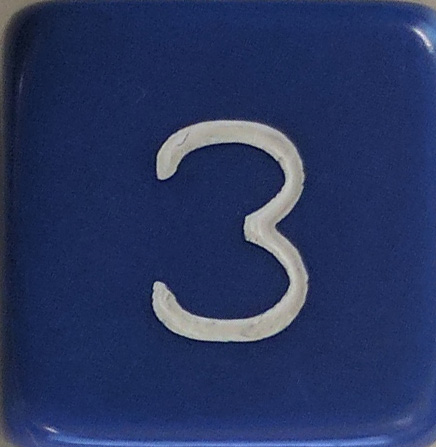
#> input picture RaspiPython/3.png, 436 x 447 px
$ python opencvSIFT2.py
#> lines starting #> are read from the running program, lines starting #| are printed output that depends on the picture; after the words box and inside, x2 and y2 are one past the last pixel; in counts of white or black regions, pixels touching at a corner belong together; pictures that were not available may be replaced by others from this repository, and a replacement may not be noted
import numpy as np
import cv2
from matplotlib import pyplot as plt

MIN_MATCH_COUNT = 10

img1 = cv2.imread('3.png',0)          # queryImage
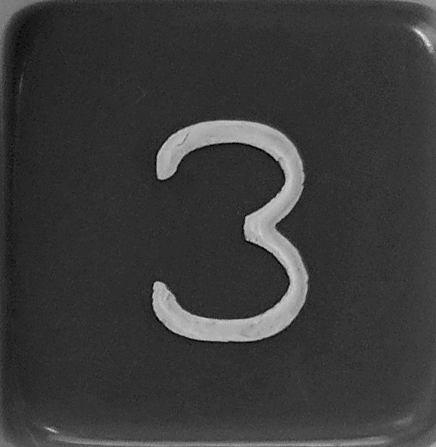
#> img1: shape (447, 436); min 0, max 237, mean 57.5
img2 = cv2.imread('image.png',0) # trainImage
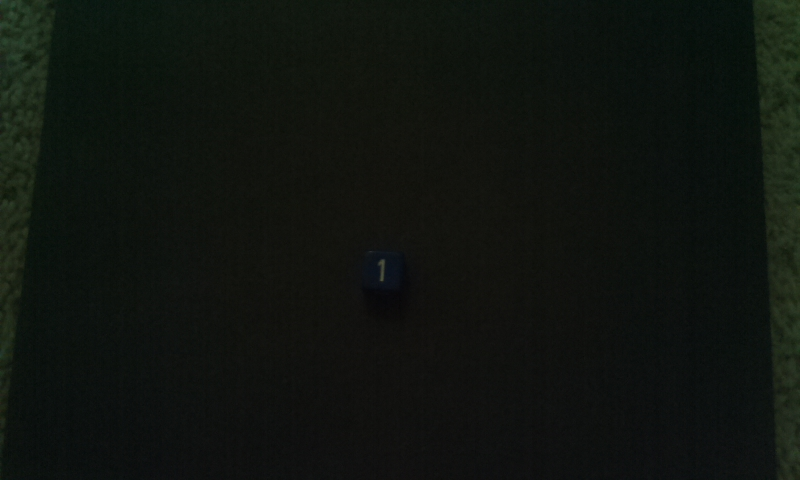
#> input picture RaspiPython/image.jpg, 800 x 480 px, given in place of image.png, which was not available
#> img2: shape (480, 800); min 6, max 77, mean 18.4

canny1 = cv2.Canny(img1, 100, 200)
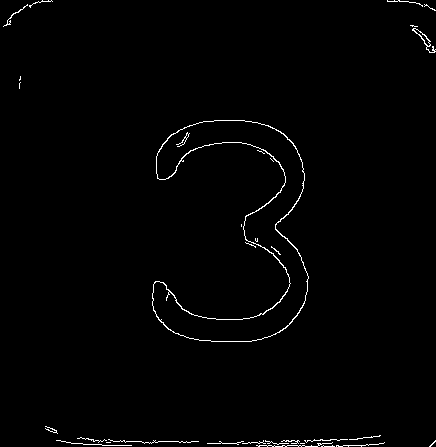
#> canny1: shape (447, 436); 1.1% white in thin lines or dots
canny2 = cv2.Canny(img2, 100, 200)
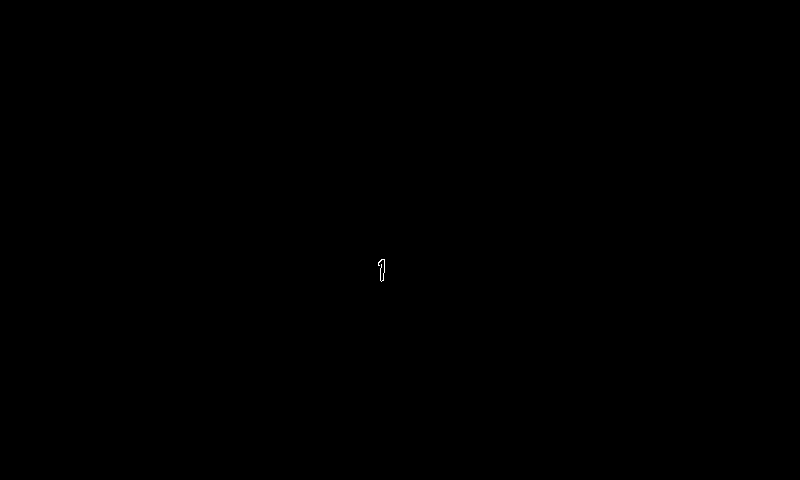
#> canny2: shape (480, 800); 0.01% white in thin lines or dots, all inside (x1, y1, x2, y2) = (378, 259, 385, 282)


# Import ORB as SIFT to avoid confusion.
try:
    from cv2 import ORB as SIFT

    print("Successfully imported ORB!")
except ImportError:
    try:
        from cv2 import SIFT

        print("Successfully imported SIFT!")
    except ImportError:
        try:
            SIFT = cv2.ORB_create
            print("Successfully imported cv2.ORB_create")
        except:
            raise AttributeError("Version of OpenCV(%s) does not have SIFT / ORB."
                                 % cv2.__version__)

# Initiate SIFT detector
sift = cv2.ORB_create()

# find the keypoints and descriptors with SIFT
kp1, des1 = sift.detectAndCompute(canny1, None)
#> kp1 = 472 keypoints; strongest (x, y, size): (253, 243, 31), (166, 289, 31), (179, 162, 31), (170, 295, 37.2)
kp2, des2 = sift.detectAndCompute(canny2, None)
#> kp2 = 28 keypoints; strongest (x, y, size): (382, 263, 37.2), (382, 259, 37.2), (384, 259, 37.2), (380, 280, 37.2)

FLANN_INDEX_KDTREE = 0
index_params = dict(algorithm = 0,
                   table_number = 12, # 12
                   key_size = 20,     # 20
                   multi_probe_level = 1) #)
search_params = dict(checks = 50)

flann = cv2.FlannBasedMatcher(index_params, search_params)

matches = flann.knnMatch(np.float32(des1),np.float32(des2),k=2)
#> matches = 472 matches

# store all the good matches as per Lowe's ratio test.
good = []
for m,n in matches:
    if m.distance < 0.7*n.distance:
        good.append(m)
#> after the loop, good = 3 matches

if len(good)>MIN_MATCH_COUNT:
    src_pts = np.float32([ kp1[m.queryIdx].pt for m in good ]).reshape(-1,1,2)
    dst_pts = np.float32([ kp2[m.trainIdx].pt for m in good ]).reshape(-1,1,2)

    M, mask = cv2.findHomography(src_pts, dst_pts, cv2.RANSAC,5.0)
    matchesMask = mask.ravel().tolist()

    h,w = img1.shape
    pts = np.float32([ [0,0],[0,h-1],[w-1,h-1],[w-1,0] ]).reshape(-1,1,2)
    dst = cv2.perspectiveTransform(pts,M)

    img2 = cv2.polylines(img2,[np.int32(dst)],True,255,3, cv2.LINE_AA)

else:
    print ("Not enough matches are found - %d/%d" % (len(good),MIN_MATCH_COUNT))
#| Not enough matches are found - 3/10
    matchesMask = None

draw_params = dict(matchColor = (0,255,0), # draw matches in green color
                   singlePointColor = None,
                   matchesMask = matchesMask, # draw only inliers
                   flags = 2)

img3 = cv2.drawMatches(img1,kp1,img2,kp2,good,None,**draw_params)
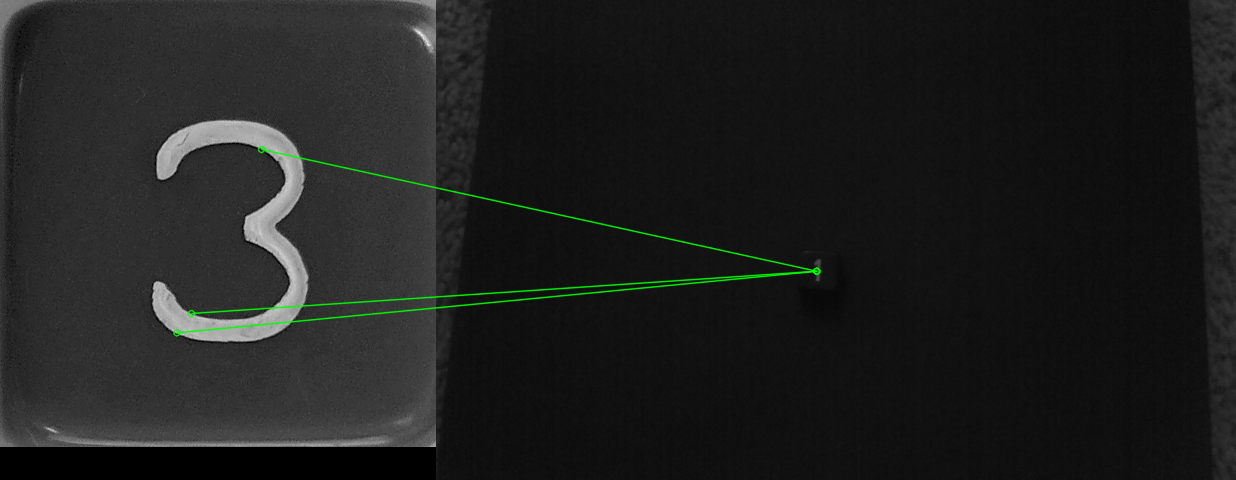
#> img3: shape (480, 1236, 3); mean of channels 0, 1, 2 30.6, 31.7, 30.6; drawn as B, G, R

plt.imshow(img3, 'gray'),plt.show()
